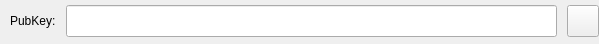
<?xml version="1.0" encoding="UTF-8"?>
<ui version="4.0">
 <class>pubitem</class>
 <widget class="QWidget" name="pubitem">
  <property name="geometry">
   <rect>
    <x>0</x>
    <y>0</y>
    <width>599</width>
    <height>44</height>
   </rect>
  </property>
  <property name="minimumSize">
   <size>
    <width>0</width>
    <height>40</height>
   </size>
  </property>
  <property name="maximumSize">
   <size>
    <width>16777215</width>
    <height>45</height>
   </size>
  </property>
  <property name="windowTitle">
   <string>Form</string>
  </property>
  <layout class="QHBoxLayout" name="horizontalLayout_2">
   <property name="spacing">
    <number>10</number>
   </property>
   <property name="leftMargin">
    <number>0</number>
   </property>
   <property name="topMargin">
    <number>0</number>
   </property>
   <property name="rightMargin">
    <number>0</number>
   </property>
   <property name="bottomMargin">
    <number>0</number>
   </property>
   <item>
    <layout class="QHBoxLayout" name="horizontalLayout">
     <property name="spacing">
      <number>10</number>
     </property>
     <property name="leftMargin">
      <number>10</number>
     </property>
     <property name="topMargin">
      <number>0</number>
     </property>
     <property name="bottomMargin">
      <number>1</number>
     </property>
     <item>
      <widget class="QLabel" name="label">
       <property name="minimumSize">
        <size>
         <width>0</width>
         <height>30</height>
        </size>
       </property>
       <property name="maximumSize">
        <size>
         <width>16777215</width>
         <height>30</height>
        </size>
       </property>
       <property name="text">
        <string>PubKey:</string>
       </property>
      </widget>
     </item>
     <item>
      <widget class="QLineEdit" name="pubkey">
       <property name="minimumSize">
        <size>
         <width>0</width>
         <height>32</height>
        </size>
       </property>
       <property name="maximumSize">
        <size>
         <width>16777215</width>
         <height>32</height>
        </size>
       </property>
       <property name="text">
        <string/>
       </property>
      </widget>
     </item>
     <item>
      <widget class="QPushButton" name="delButton">
       <property name="minimumSize">
        <size>
         <width>32</width>
         <height>32</height>
        </size>
       </property>
       <property name="maximumSize">
        <size>
         <width>32</width>
         <height>32</height>
        </size>
       </property>
       <property name="styleSheet">
        <string notr="true"/>
       </property>
       <property name="text">
        <string/>
       </property>
       <property name="icon">
        <iconset resource="../bitcoin.qrc">
         <normaloff>:/icons/remove</normaloff>:/icons/remove</iconset>
       </property>
       <property name="iconSize">
        <size>
         <width>32</width>
         <height>32</height>
        </size>
       </property>
       <property name="flat">
        <bool>false</bool>
       </property>
      </widget>
     </item>
    </layout>
   </item>
  </layout>
 </widget>
 <resources>
  <include location="../bitcoin.qrc"/>
 </resources>
 <connections/>
</ui>
